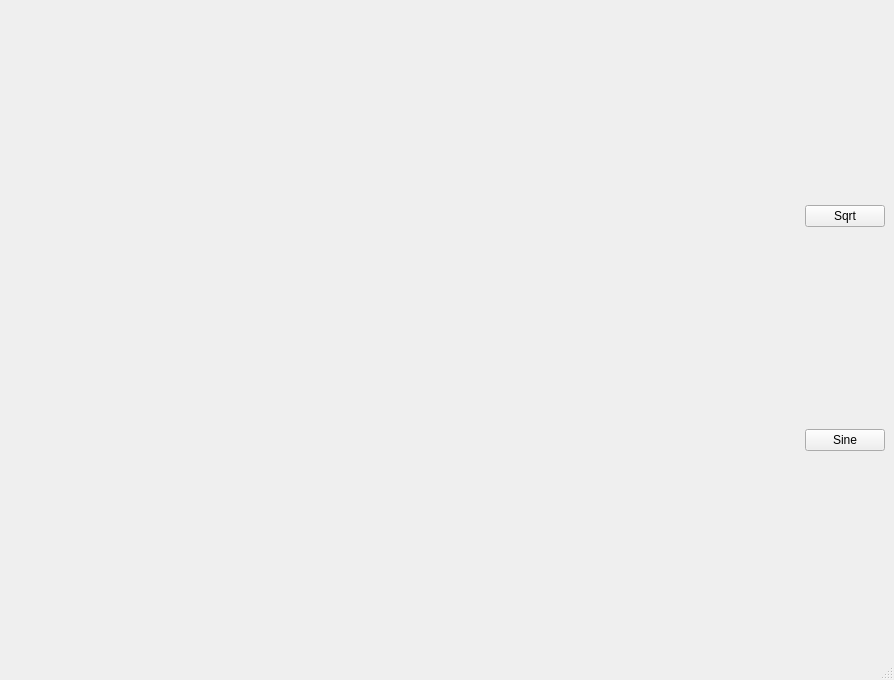
<?xml version="1.0" encoding="UTF-8"?>
<ui version="4.0">
 <class>MainWindow</class>
 <widget class="QMainWindow" name="MainWindow">
  <property name="geometry">
   <rect>
    <x>0</x>
    <y>0</y>
    <width>894</width>
    <height>680</height>
   </rect>
  </property>
  <property name="windowTitle">
   <string>MainWindow</string>
  </property>
  <widget class="QWidget" name="centralwidget">
   <layout class="QHBoxLayout" name="horizontalLayout">
    <item>
     <widget class="QWidget" name="plot_widget" native="true">
      <property name="sizePolicy">
       <sizepolicy hsizetype="Expanding" vsizetype="Preferred">
        <horstretch>0</horstretch>
        <verstretch>0</verstretch>
       </sizepolicy>
      </property>
      <layout class="QVBoxLayout" name="plot_layout"/>
     </widget>
    </item>
    <item>
     <layout class="QVBoxLayout" name="button_layout">
      <item>
       <widget class="QPushButton" name="sqrt_button">
        <property name="sizePolicy">
         <sizepolicy hsizetype="Maximum" vsizetype="Fixed">
          <horstretch>0</horstretch>
          <verstretch>0</verstretch>
         </sizepolicy>
        </property>
        <property name="text">
         <string>Sqrt</string>
        </property>
       </widget>
      </item>
      <item>
       <widget class="QPushButton" name="sine_button">
        <property name="sizePolicy">
         <sizepolicy hsizetype="Maximum" vsizetype="Fixed">
          <horstretch>0</horstretch>
          <verstretch>0</verstretch>
         </sizepolicy>
        </property>
        <property name="text">
         <string>Sine</string>
        </property>
       </widget>
      </item>
     </layout>
    </item>
   </layout>
  </widget>
  <widget class="QMenuBar" name="menubar">
   <property name="geometry">
    <rect>
     <x>0</x>
     <y>0</y>
     <width>894</width>
     <height>22</height>
    </rect>
   </property>
  </widget>
  <widget class="QStatusBar" name="statusbar"/>
 </widget>
 <resources/>
 <connections/>
</ui>
